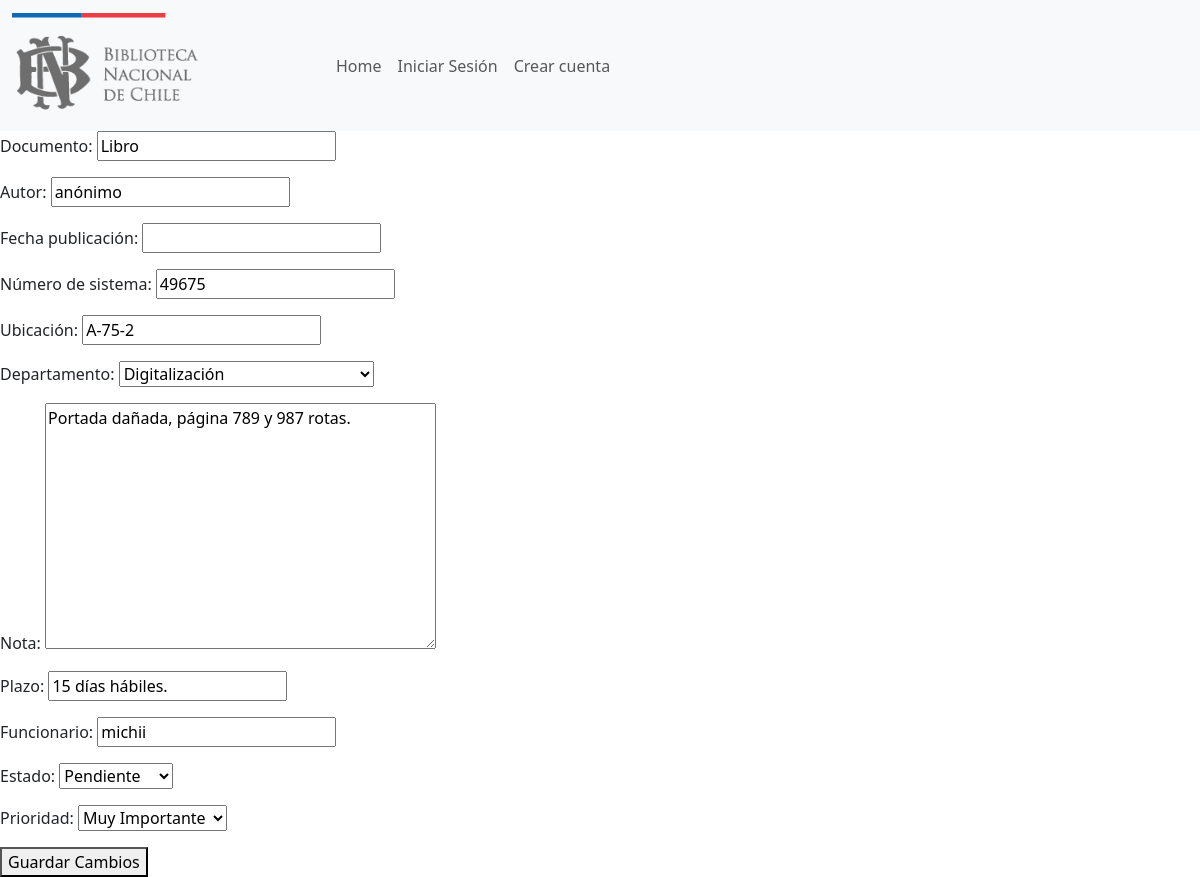
The page /editar_personales/29 on the database its author committed.
### Cuentas/models.py (models this page shows, shortened)
class Solicitudes(models.Model):
    ESTADOS = [
        ('Pendiente','Pendiente'),
        ('En proceso','En proceso'),
        ('Completada','Completada'),
        ('Rechazada','Rechazada')
    ]
    DEPARTAMENTOS = [
        ("placeholder","Seleccionar"),
        ("Extensión Cultural","Extensión Cultural"),
        ("Servicio de atención a usuarios","Servicio de atención a usuarios"),
        ("Conservación","Conservación"),
        ("Digitalización","Digitalización"),
        ("Depósito Legal","Depósito Legal"),
        ("Adquisiciones Bibliográficas","Adquisiciones Bibliográficas"),
        ("Depósito Legal Electrónico","Depósito Legal Electrónico"),
        ("Mapoteca","Mapoteca"),
        ("Láminas y estampas","Láminas y estampas"),
        ("Fotográfico y audiovisual","Fotográfico y audiovisual"),
        ("Periódicos","Periódicos"),
        ("Hemeroteca","Hemeroteca"),
        ("Fondo General","Fondo General"),
        ("Sección Chilena","Sección Chilena")
        ]
    Prioridad=[
        ("Muy Importante","Muy Importante"),
        ("Importante","Importante"),
        ("Poco Importante","Poco Importante")
    ]
    documento = models.CharField(max_length=100)
    autor = models.CharField(max_length=60,blank=True)
    fecha_publicación = models.CharField(max_length=20,blank=True)
    número_de_sistema = models.CharField(max_length=20,blank=True)
    ubicación = models.CharField(max_length=20,blank=True)
    departamento = models.CharField(max_length=60, choices=DEPARTAMENTOS,default="placeholder")
    nota = models.TextField(blank=True)
    fecha = models.DateTimeField(auto_now_add=True)
    plazo = models.CharField(max_length=20, blank=True)
    funcionario = models.CharField(max_length=60)
    estado = models.CharField(max_length=20, choices=ESTADOS, default='pendiente')
    prioridad= models.CharField(max_length=120, choices=Prioridad, default="Importante")
    class Meta:
        ordering = ['-fecha']  # Ordena por fecha de manera ascendente
        ordering = ['departamento']

### Cuentas/views.py (the view)
# urls.py: path("editar_personales/<int:lol>", views.editar_solicitud_personal, name="editar_solicitud_personal"),
def editar_solicitud_personal(request, lol):
    if request.method == "GET":
        soli_citud = get_object_or_404(Solicitudes, pk= lol)
        soli_form = solicitudesform(instance = soli_citud)
        return render(request, "editar_solicitudes_personal.html", {"mostrar":soli_citud, "formulario": soli_form})
    else:
        actualizada = get_object_or_404(Solicitudes, pk=lol)
        formulario_actualizado = solicitudesform(request.POST, instance=actualizada)
        formulario_actualizado.save()
        return redirect("filtrar_solicitudes_usuario")

### Cuentas/forms.py
class solicitudesform(forms.ModelForm):
    class Meta:
        model = Solicitudes
        fields = '__all__'

### Cuentas/templates/editar_solicitudes_personal.html (shortened to what this page needs)
{% extends "master.html" %}
{% block content %}
    <form method="post">
        {{formulario.as_p}}
        <button>
            Guardar Cambios
        </button>
    </form>
{% endblock %}

### rows shown on the page
Solicitudes: documento "Libro", autor "anónimo", número_de_sistema "49675", ubicación "A-75-2", departamento "Digitalización", nota "Portada dañada, página 789 y 987 rotas.", plazo "15 días hábiles.", funcionario "michii", estado "Pendiente", prioridad "Muy Importante"
